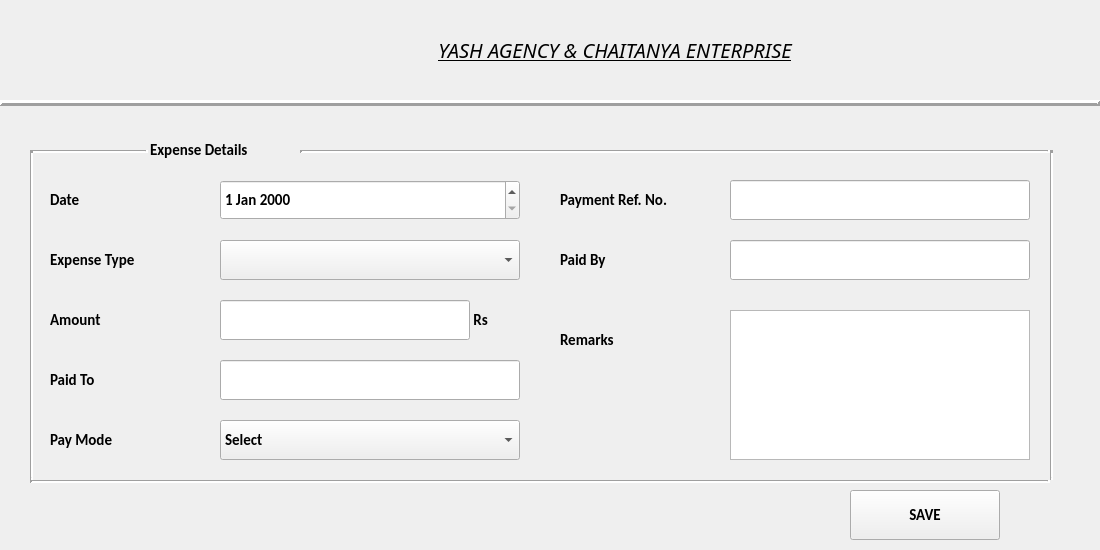
<?xml version="1.0" encoding="UTF-8"?>
<ui version="4.0">
 <class>Form</class>
 <widget class="QWidget" name="Form">
  <property name="geometry">
   <rect>
    <x>0</x>
    <y>0</y>
    <width>1100</width>
    <height>550</height>
   </rect>
  </property>
  <property name="font">
   <font>
    <family>Calibri</family>
    <pointsize>11</pointsize>
    <weight>75</weight>
    <bold>true</bold>
   </font>
  </property>
  <property name="windowTitle">
   <string>Add Expense</string>
  </property>
  <widget class="Line" name="line_2">
   <property name="geometry">
    <rect>
     <x>0</x>
     <y>95</y>
     <width>1100</width>
     <height>16</height>
    </rect>
   </property>
   <property name="frameShadow">
    <enum>QFrame::Raised</enum>
   </property>
   <property name="lineWidth">
    <number>3</number>
   </property>
   <property name="orientation">
    <enum>Qt::Horizontal</enum>
   </property>
  </widget>
  <widget class="QLabel" name="Y_2">
   <property name="geometry">
    <rect>
     <x>0</x>
     <y>0</y>
     <width>180</width>
     <height>100</height>
    </rect>
   </property>
   <property name="text">
    <string/>
   </property>
   <property name="pixmap">
    <pixmap>D:/yash logo.jpeg</pixmap>
   </property>
   <property name="scaledContents">
    <bool>true</bool>
   </property>
  </widget>
  <widget class="QLabel" name="label_2">
   <property name="geometry">
    <rect>
     <x>250</x>
     <y>10</y>
     <width>730</width>
     <height>80</height>
    </rect>
   </property>
   <property name="font">
    <font>
     <family>News701 BT</family>
     <pointsize>15</pointsize>
     <weight>50</weight>
     <italic>true</italic>
     <bold>false</bold>
     <underline>true</underline>
    </font>
   </property>
   <property name="text">
    <string>YASH AGENCY &amp; CHAITANYA ENTERPRISE</string>
   </property>
   <property name="scaledContents">
    <bool>true</bool>
   </property>
   <property name="alignment">
    <set>Qt::AlignCenter</set>
   </property>
   <property name="wordWrap">
    <bool>false</bool>
   </property>
  </widget>
  <widget class="QDateEdit" name="dateEdit">
   <property name="geometry">
    <rect>
     <x>220</x>
     <y>180</y>
     <width>300</width>
     <height>40</height>
    </rect>
   </property>
  </widget>
  <widget class="QLabel" name="label">
   <property name="geometry">
    <rect>
     <x>50</x>
     <y>180</y>
     <width>150</width>
     <height>40</height>
    </rect>
   </property>
   <property name="text">
    <string>Date</string>
   </property>
  </widget>
  <widget class="QLabel" name="label_3">
   <property name="geometry">
    <rect>
     <x>560</x>
     <y>320</y>
     <width>150</width>
     <height>40</height>
    </rect>
   </property>
   <property name="text">
    <string>Remarks</string>
   </property>
  </widget>
  <widget class="QTextEdit" name="remarks_Edit">
   <property name="geometry">
    <rect>
     <x>730</x>
     <y>310</y>
     <width>300</width>
     <height>150</height>
    </rect>
   </property>
  </widget>
  <widget class="QLabel" name="label_4">
   <property name="geometry">
    <rect>
     <x>150</x>
     <y>130</y>
     <width>150</width>
     <height>40</height>
    </rect>
   </property>
   <property name="font">
    <font>
     <pointsize>11</pointsize>
    </font>
   </property>
   <property name="text">
    <string>Expense Details</string>
   </property>
  </widget>
  <widget class="QPushButton" name="saveButton">
   <property name="geometry">
    <rect>
     <x>850</x>
     <y>490</y>
     <width>150</width>
     <height>50</height>
    </rect>
   </property>
   <property name="text">
    <string>SAVE</string>
   </property>
  </widget>
  <widget class="Line" name="line">
   <property name="geometry">
    <rect>
     <x>30</x>
     <y>150</y>
     <width>118</width>
     <height>3</height>
    </rect>
   </property>
   <property name="lineWidth">
    <number>3</number>
   </property>
   <property name="orientation">
    <enum>Qt::Horizontal</enum>
   </property>
  </widget>
  <widget class="Line" name="line_3">
   <property name="geometry">
    <rect>
     <x>300</x>
     <y>150</y>
     <width>750</width>
     <height>3</height>
    </rect>
   </property>
   <property name="lineWidth">
    <number>3</number>
   </property>
   <property name="orientation">
    <enum>Qt::Horizontal</enum>
   </property>
  </widget>
  <widget class="Line" name="line_4">
   <property name="geometry">
    <rect>
     <x>30</x>
     <y>480</y>
     <width>1020</width>
     <height>3</height>
    </rect>
   </property>
   <property name="lineWidth">
    <number>3</number>
   </property>
   <property name="orientation">
    <enum>Qt::Horizontal</enum>
   </property>
  </widget>
  <widget class="Line" name="line_5">
   <property name="geometry">
    <rect>
     <x>30</x>
     <y>150</y>
     <width>3</width>
     <height>330</height>
    </rect>
   </property>
   <property name="lineWidth">
    <number>3</number>
   </property>
   <property name="orientation">
    <enum>Qt::Vertical</enum>
   </property>
  </widget>
  <widget class="Line" name="line_6">
   <property name="geometry">
    <rect>
     <x>1050</x>
     <y>150</y>
     <width>3</width>
     <height>330</height>
    </rect>
   </property>
   <property name="lineWidth">
    <number>3</number>
   </property>
   <property name="orientation">
    <enum>Qt::Vertical</enum>
   </property>
  </widget>
  <widget class="QLabel" name="label_5">
   <property name="geometry">
    <rect>
     <x>50</x>
     <y>240</y>
     <width>150</width>
     <height>40</height>
    </rect>
   </property>
   <property name="text">
    <string>Expense Type</string>
   </property>
  </widget>
  <widget class="QComboBox" name="expenseType_ComboBox">
   <property name="geometry">
    <rect>
     <x>220</x>
     <y>240</y>
     <width>300</width>
     <height>40</height>
    </rect>
   </property>
  </widget>
  <widget class="QLabel" name="label_6">
   <property name="geometry">
    <rect>
     <x>50</x>
     <y>300</y>
     <width>150</width>
     <height>40</height>
    </rect>
   </property>
   <property name="text">
    <string>Amount</string>
   </property>
  </widget>
  <widget class="QLineEdit" name="amount_Edit">
   <property name="geometry">
    <rect>
     <x>220</x>
     <y>300</y>
     <width>250</width>
     <height>40</height>
    </rect>
   </property>
  </widget>
  <widget class="QLabel" name="label_7">
   <property name="geometry">
    <rect>
     <x>470</x>
     <y>300</y>
     <width>50</width>
     <height>40</height>
    </rect>
   </property>
   <property name="text">
    <string> Rs</string>
   </property>
  </widget>
  <widget class="QLabel" name="label_8">
   <property name="geometry">
    <rect>
     <x>50</x>
     <y>360</y>
     <width>150</width>
     <height>40</height>
    </rect>
   </property>
   <property name="text">
    <string>Paid To</string>
   </property>
  </widget>
  <widget class="QLineEdit" name="paidTo_Edit">
   <property name="geometry">
    <rect>
     <x>220</x>
     <y>360</y>
     <width>300</width>
     <height>40</height>
    </rect>
   </property>
  </widget>
  <widget class="QLineEdit" name="paidBy_Edit">
   <property name="geometry">
    <rect>
     <x>730</x>
     <y>240</y>
     <width>300</width>
     <height>40</height>
    </rect>
   </property>
  </widget>
  <widget class="QLabel" name="label_9">
   <property name="geometry">
    <rect>
     <x>560</x>
     <y>240</y>
     <width>150</width>
     <height>40</height>
    </rect>
   </property>
   <property name="text">
    <string>Paid By</string>
   </property>
  </widget>
  <widget class="QLabel" name="label_10">
   <property name="geometry">
    <rect>
     <x>50</x>
     <y>420</y>
     <width>150</width>
     <height>40</height>
    </rect>
   </property>
   <property name="text">
    <string>Pay Mode</string>
   </property>
  </widget>
  <widget class="QComboBox" name="payMode_ComboBox">
   <property name="geometry">
    <rect>
     <x>220</x>
     <y>420</y>
     <width>300</width>
     <height>40</height>
    </rect>
   </property>
   <item>
    <property name="text">
     <string>Select</string>
    </property>
   </item>
   <item>
    <property name="text">
     <string>Cash</string>
    </property>
   </item>
   <item>
    <property name="text">
     <string>Cheque</string>
    </property>
   </item>
   <item>
    <property name="text">
     <string>Online Payment</string>
    </property>
   </item>
   <item>
    <property name="text">
     <string>Bank Transfer</string>
    </property>
   </item>
  </widget>
  <widget class="QLineEdit" name="refId_Edit">
   <property name="geometry">
    <rect>
     <x>730</x>
     <y>180</y>
     <width>300</width>
     <height>40</height>
    </rect>
   </property>
   <property name="text">
    <string/>
   </property>
  </widget>
  <widget class="QLabel" name="label_11">
   <property name="geometry">
    <rect>
     <x>560</x>
     <y>180</y>
     <width>160</width>
     <height>40</height>
    </rect>
   </property>
   <property name="text">
    <string>Payment Ref. No.</string>
   </property>
  </widget>
 </widget>
 <resources/>
 <connections/>
</ui>
